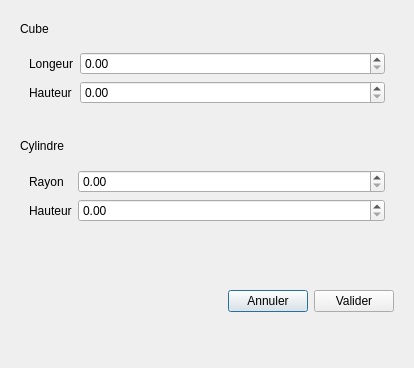
<?xml version="1.0" encoding="UTF-8"?>
<ui version="4.0">
 <class>SettingModel</class>
 <widget class="QDialog" name="SettingModel">
  <property name="geometry">
   <rect>
    <x>0</x>
    <y>0</y>
    <width>414</width>
    <height>368</height>
   </rect>
  </property>
  <property name="windowTitle">
   <string>Dialog</string>
  </property>
  <layout class="QVBoxLayout" name="verticalLayout">
   <item>
    <widget class="QWidget" name="widgetCube" native="true">
     <layout class="QVBoxLayout" name="verticalLayout_2">
      <item>
       <widget class="QLabel" name="label">
        <property name="text">
         <string>Cube</string>
        </property>
       </widget>
      </item>
      <item>
       <widget class="QWidget" name="widget" native="true">
        <layout class="QFormLayout" name="formLayout">
         <item row="1" column="0">
          <widget class="QLabel" name="labelwidth">
           <property name="text">
            <string>Longeur</string>
           </property>
          </widget>
         </item>
         <item row="2" column="0">
          <widget class="QLabel" name="labelheight">
           <property name="text">
            <string>Hauteur</string>
           </property>
          </widget>
         </item>
         <item row="1" column="1">
          <widget class="QDoubleSpinBox" name="widthint">
           <property name="buttonSymbols">
            <enum>QAbstractSpinBox::UpDownArrows</enum>
           </property>
           <property name="singleStep">
            <double>0.100000000000000</double>
           </property>
          </widget>
         </item>
         <item row="2" column="1">
          <widget class="QDoubleSpinBox" name="heightint">
           <property name="singleStep">
            <double>0.100000000000000</double>
           </property>
          </widget>
         </item>
        </layout>
       </widget>
      </item>
     </layout>
    </widget>
   </item>
   <item>
    <widget class="QWidget" name="widgetCylindre" native="true">
     <layout class="QVBoxLayout" name="verticalLayout_3">
      <item>
       <widget class="QLabel" name="label_2">
        <property name="text">
         <string>Cylindre</string>
        </property>
       </widget>
      </item>
      <item>
       <widget class="QWidget" name="widget_2" native="true">
        <layout class="QFormLayout" name="formLayout_2">
         <item row="1" column="0">
          <widget class="QLabel" name="labelcylindre">
           <property name="text">
            <string>Rayon</string>
           </property>
          </widget>
         </item>
         <item row="1" column="1">
          <widget class="QDoubleSpinBox" name="doubleSpinCylindre">
           <property name="singleStep">
            <double>0.100000000000000</double>
           </property>
          </widget>
         </item>
         <item row="2" column="0">
          <widget class="QLabel" name="labelheight_2">
           <property name="text">
            <string>Hauteur</string>
           </property>
          </widget>
         </item>
         <item row="2" column="1">
          <widget class="QDoubleSpinBox" name="doubleSpinheight">
           <property name="singleStep">
            <double>0.100000000000000</double>
           </property>
          </widget>
         </item>
        </layout>
       </widget>
      </item>
     </layout>
    </widget>
   </item>
   <item>
    <widget class="QWidget" name="widget_3" native="true">
     <layout class="QHBoxLayout" name="horizontalLayout">
      <item>
       <spacer name="horizontalSpacer">
        <property name="orientation">
         <enum>Qt::Horizontal</enum>
        </property>
        <property name="sizeHint" stdset="0">
         <size>
          <width>40</width>
          <height>20</height>
         </size>
        </property>
       </spacer>
      </item>
      <item>
       <widget class="QPushButton" name="cancelparam">
        <property name="text">
         <string>Annuler</string>
        </property>
       </widget>
      </item>
      <item>
       <widget class="QPushButton" name="validateparam">
        <property name="text">
         <string>Valider</string>
        </property>
       </widget>
      </item>
     </layout>
    </widget>
   </item>
  </layout>
 </widget>
 <resources/>
 <connections>
  <connection>
   <sender>cancelparam</sender>
   <signal>clicked()</signal>
   <receiver>SettingModel</receiver>
   <slot>reject()</slot>
   <hints>
    <hint type="sourcelabel">
     <x>265</x>
     <y>335</y>
    </hint>
    <hint type="destinationlabel">
     <x>206</x>
     <y>183</y>
    </hint>
   </hints>
  </connection>
 </connections>
</ui>
